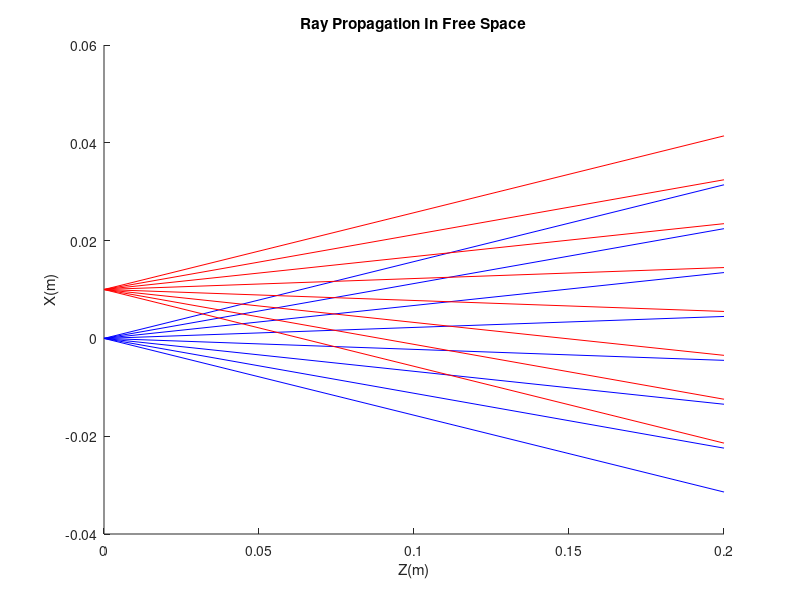
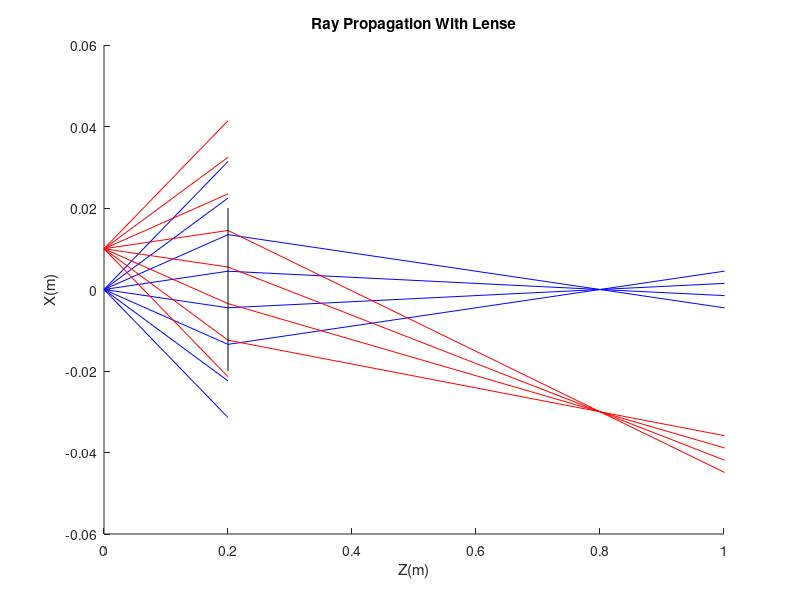

The MATLAB script that drew these images, in order:
%% This is the correct and finished part 1!!!!

% varibale setup

% ray variables
d_1 = 0.2; % travel distance before focal length
d_2 = 1; % after focal length
d = d_1 + d_2; % total distance

M_1 = [1 d_1 0 0; 
     0 1 0 0; 
     0 0 1 d_1; 
     0 0 0 1]; % transformation matrix 

x_angles = linspace(-pi/20, pi/20, 8);

% Lense variables
f = 0.15;
radius = 0.02; 

M_f = [1 0 0 0;
    -1/f 1 0 0;
       0 0 1 0;
       0 0 -1/f 1];

M_2 = [1 d_2 0 0; 
       0 1 0 0; 
       0 0 1 d_2; 
       0 0 0 1];

%% In Free Space

% 1st ray
figure();
hold on;
for i = 1:length(x_angles)
    initial_pos = [0 x_angles(i) 0 0]';
    final_pos = M_1 * initial_pos;
    z_pos = [0 d_1];
    x_pos = [0 final_pos(1)];
    plot(z_pos, x_pos, 'b'); 
end

% 2nd ray
for i = 1:length(x_angles)
    initial_pos = [0.01 x_angles(i) 0 0]';
    final_pos = M_1 * initial_pos;
    z_pos = [0 d_1];
    x_pos = [0.01 final_pos(1)];

    plot(z_pos, x_pos, 'r');
end

title("Ray Propagation In Free Space");
xlabel("Z(m)");
ylabel("X(m)");
hold off;

%% Adding Lense

% 1st ray
figure();
hold on;
for i = 1:length(x_angles)
    initial_pos = [0 x_angles(i) 0 0]';
    final_pos = M_1 * initial_pos;
    final_pos_2 = M_f * final_pos;
    if (abs(final_pos_2(1)) <= 0.02)
        final_pos_3 = M_2 * final_pos_2;
        z_pos = [0 d_1 d];
        x_pos = [0 final_pos(1) final_pos_3(1)];

        plot(z_pos, x_pos, 'b');
    else
        z_pos = [0 d_1];
        x_pos = [0 final_pos(1)];

        plot(z_pos, x_pos, 'b');

    end
    
end

% 2nd ray
for i = 1:length(x_angles)
    initial_pos = [0.01 x_angles(i) 0 0]';
    final_pos = M_1 * initial_pos;
    final_pos_2 = M_f * final_pos;
    if(abs(final_pos_2(1)) <= 0.02)
        final_pos_3 = M_2 * final_pos_2;
        z_pos = [0 d_1 d];
        x_pos = [0.01 final_pos(1) final_pos_3(1)];

        plot(z_pos, x_pos, 'r');
    else
        z_pos = [0 d_1];
        x_pos = [0.01 final_pos(1)];

        plot(z_pos, x_pos, 'r');
    end
end

% show lense on plot
x_values = [0.2, 0.2];
y_values = [-0.02, 0.02];
plot(x_values, y_values, 'black');

title("Ray Propagation With Lense");
xlim([0 1]);
xlabel("Z(m)");
ylabel("X(m)");
hold off;
